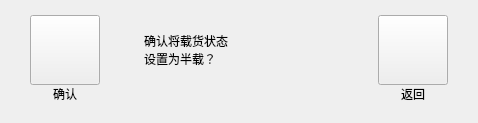
       <widget class="QWidget" name="controlHaldLoadCheckPage">
        <layout class="QHBoxLayout" name="horizontalLayout_24">
         <property name="spacing">
          <number>44</number>
         </property>
         <property name="leftMargin">
          <number>30</number>
         </property>
         <property name="topMargin">
          <number>15</number>
         </property>
         <property name="rightMargin">
          <number>30</number>
         </property>
         <property name="bottomMargin">
          <number>20</number>
         </property>
         <item>
          <layout class="QVBoxLayout" name="verticalLayout_58">
           <property name="spacing">
            <number>0</number>
           </property>
           <item>
            <widget class="QPushButton" name="halfOkBtn">
             <property name="minimumSize">
              <size>
               <width>70</width>
               <height>70</height>
              </size>
             </property>
             <property name="maximumSize">
              <size>
               <width>70</width>
               <height>70</height>
              </size>
             </property>
             <property name="text">
              <string/>
             </property>
             <property name="autoRepeatDelay">
              <number>500</number>
             </property>
             <property name="autoRepeatInterval">
              <number>200</number>
             </property>
            </widget>
           </item>
           <item>
            <widget class="QLabel" name="halfOkBtnLabel">
             <property name="text">
              <string>确认</string>
             </property>
             <property name="alignment">
              <set>Qt::AlignCenter</set>
             </property>
            </widget>
           </item>
          </layout>
         </item>
         <item>
          <layout class="QVBoxLayout" name="verticalLayout_56">
           <property name="spacing">
            <number>0</number>
           </property>
           <item>
            <widget class="QLabel" name="halfCheckAlarmLabel">
             <property name="minimumSize">
              <size>
               <width>190</width>
               <height>70</height>
              </size>
             </property>
             <property name="maximumSize">
              <size>
               <width>190</width>
               <height>70</height>
              </size>
             </property>
             <property name="text">
              <string>确认将载货状态
设置为半载？</string>
             </property>
            </widget>
           </item>
           <item>
            <spacer name="verticalSpacer_12">
             <property name="orientation">
              <enum>Qt::Vertical</enum>
             </property>
             <property name="sizeHint" stdset="0">
              <size>
               <width>20</width>
               <height>18</height>
              </size>
             </property>
            </spacer>
           </item>
          </layout>
         </item>
         <item>
          <layout class="QVBoxLayout" name="verticalLayout_57">
           <property name="spacing">
            <number>0</number>
           </property>
           <item>
            <widget class="QPushButton" name="halfBackBtn">
             <property name="minimumSize">
              <size>
               <width>70</width>
               <height>70</height>
              </size>
             </property>
             <property name="maximumSize">
              <size>
               <width>70</width>
               <height>70</height>
              </size>
             </property>
             <property name="text">
              <string/>
             </property>
             <property name="autoRepeatDelay">
              <number>500</number>
             </property>
             <property name="autoRepeatInterval">
              <number>200</number>
             </property>
            </widget>
           </item>
           <item>
            <widget class="QLabel" name="halfBackBtnLabel">
             <property name="text">
              <string>返回</string>
             </property>
             <property name="alignment">
              <set>Qt::AlignCenter</set>
             </property>
            </widget>
           </item>
          </layout>
         </item>
        </layout>
       </widget>
